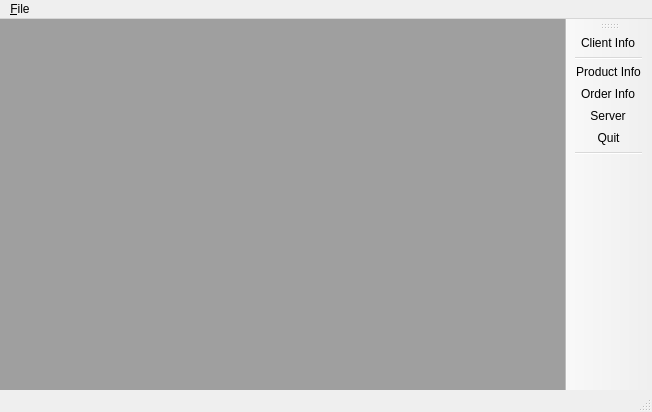
<?xml version="1.0" encoding="UTF-8"?>
<ui version="4.0">
 <class>MainWindow</class>
 <widget class="QMainWindow" name="MainWindow">
  <property name="geometry">
   <rect>
    <x>0</x>
    <y>0</y>
    <width>652</width>
    <height>412</height>
   </rect>
  </property>
  <property name="windowTitle">
   <string>MainWindow</string>
  </property>
  <widget class="QWidget" name="centralwidget">
   <layout class="QHBoxLayout" name="horizontalLayout">
    <property name="leftMargin">
     <number>0</number>
    </property>
    <property name="topMargin">
     <number>0</number>
    </property>
    <property name="rightMargin">
     <number>0</number>
    </property>
    <property name="bottomMargin">
     <number>0</number>
    </property>
    <item>
     <widget class="QMdiArea" name="mdiArea">
      <property name="viewMode">
       <enum>QMdiArea::TabbedView</enum>
      </property>
      <property name="documentMode">
       <bool>true</bool>
      </property>
      <property name="tabsClosable">
       <bool>false</bool>
      </property>
     </widget>
    </item>
   </layout>
  </widget>
  <widget class="QMenuBar" name="menubar">
   <property name="geometry">
    <rect>
     <x>0</x>
     <y>0</y>
     <width>652</width>
     <height>17</height>
    </rect>
   </property>
   <widget class="QMenu" name="menu_File">
    <property name="title">
     <string>&amp;File</string>
    </property>
    <addaction name="separator"/>
    <addaction name="actionQuit"/>
   </widget>
   <addaction name="menu_File"/>
  </widget>
  <widget class="QStatusBar" name="statusbar"/>
  <widget class="QToolBar" name="toolBar">
   <property name="windowTitle">
    <string>toolBar</string>
   </property>
   <attribute name="toolBarArea">
    <enum>RightToolBarArea</enum>
   </attribute>
   <attribute name="toolBarBreak">
    <bool>false</bool>
   </attribute>
   <addaction name="actionClient"/>
   <addaction name="separator"/>
   <addaction name="actionProduct"/>
   <addaction name="actionOrder"/>
   <addaction name="actionServer"/>
   <addaction name="actionQuit"/>
   <addaction name="separator"/>
  </widget>
  <action name="actionQuit">
   <property name="icon">
    <iconset resource="Qrcapp.qrc">
     <normaloff>:/image/quit.png</normaloff>:/image/quit.png</iconset>
   </property>
   <property name="text">
    <string>Quit</string>
   </property>
  </action>
  <action name="actionClient">
   <property name="icon">
    <iconset resource="Qrcapp.qrc">
     <normaloff>:/image/client.png</normaloff>:/image/client.png</iconset>
   </property>
   <property name="text">
    <string>Client Info</string>
   </property>
   <property name="shortcut">
    <string>Ctrl+1</string>
   </property>
  </action>
  <action name="actionProduct">
   <property name="icon">
    <iconset resource="Qrcapp.qrc">
     <normaloff>:/image/product.png</normaloff>:/image/product.png</iconset>
   </property>
   <property name="text">
    <string>Product Info</string>
   </property>
   <property name="shortcut">
    <string>Ctrl+2</string>
   </property>
  </action>
  <action name="actionOrder">
   <property name="icon">
    <iconset resource="Qrcapp.qrc">
     <normaloff>:/image/order.png</normaloff>:/image/order.png</iconset>
   </property>
   <property name="text">
    <string>Order Info</string>
   </property>
   <property name="shortcut">
    <string>Ctrl+3</string>
   </property>
  </action>
  <action name="actionete">
   <property name="text">
    <string>ete</string>
   </property>
  </action>
  <action name="actionchat">
   <property name="text">
    <string>chat</string>
   </property>
  </action>
  <action name="actionServer">
   <property name="icon">
    <iconset resource="Qrcapp.qrc">
     <normaloff>:/image/chat.png</normaloff>:/image/chat.png</iconset>
   </property>
   <property name="text">
    <string>Server</string>
   </property>
  </action>
 </widget>
 <resources>
  <include location="Qrcapp.qrc"/>
 </resources>
 <connections>
  <connection>
   <sender>actionQuit</sender>
   <signal>triggered()</signal>
   <receiver>MainWindow</receiver>
   <slot>close()</slot>
   <hints>
    <hint type="sourcelabel">
     <x>-1</x>
     <y>-1</y>
    </hint>
    <hint type="destinationlabel">
     <x>399</x>
     <y>299</y>
    </hint>
   </hints>
  </connection>
 </connections>
</ui>
